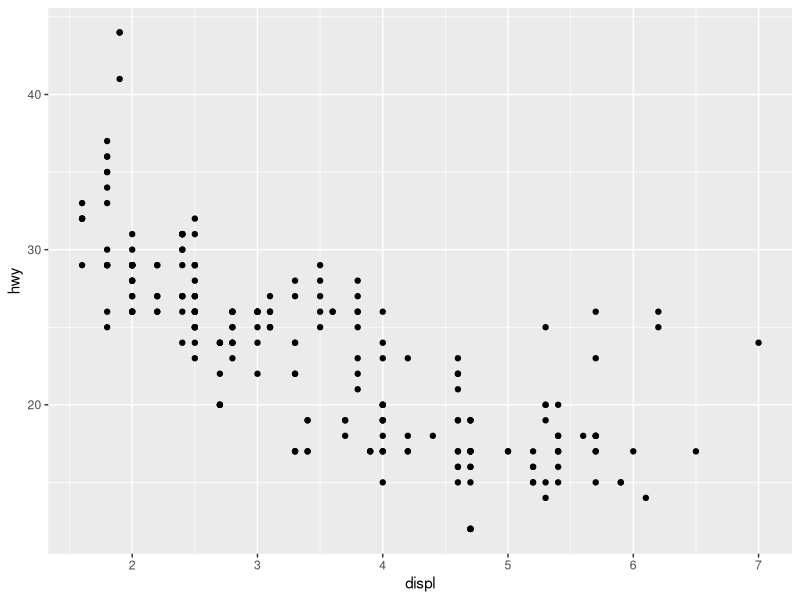
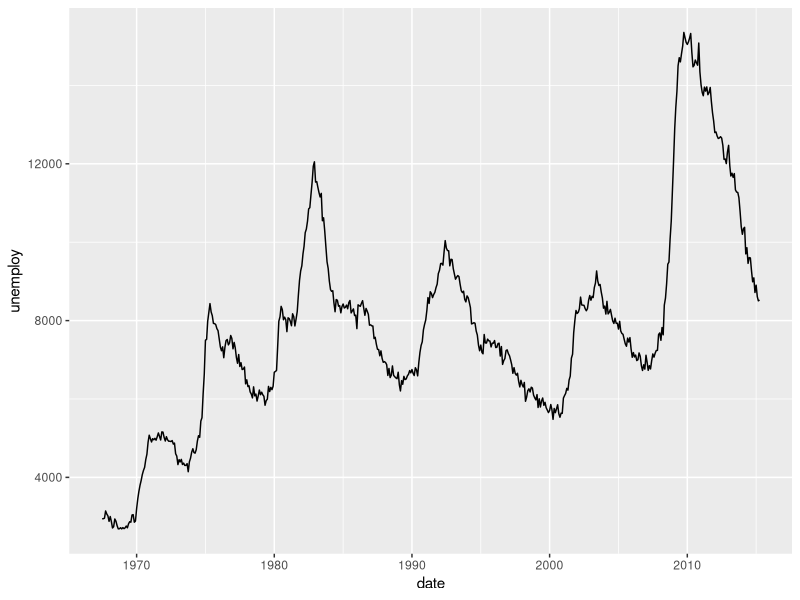
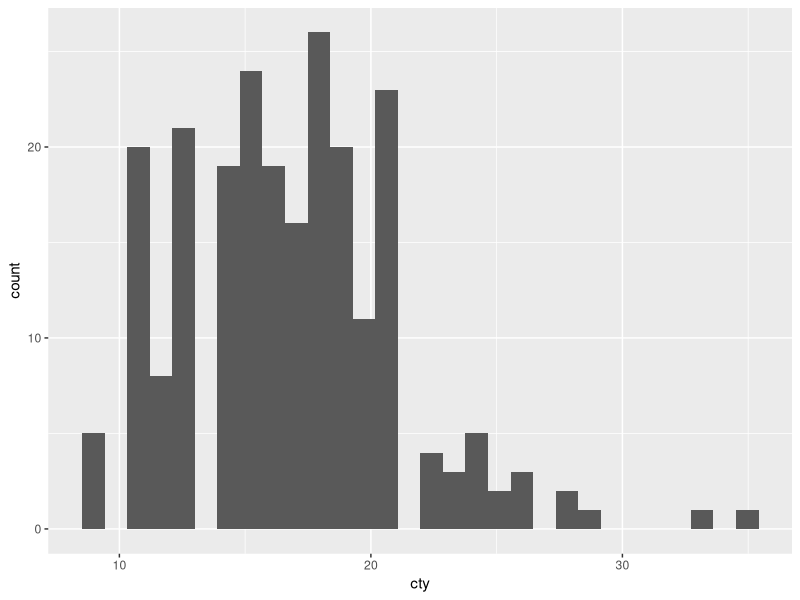
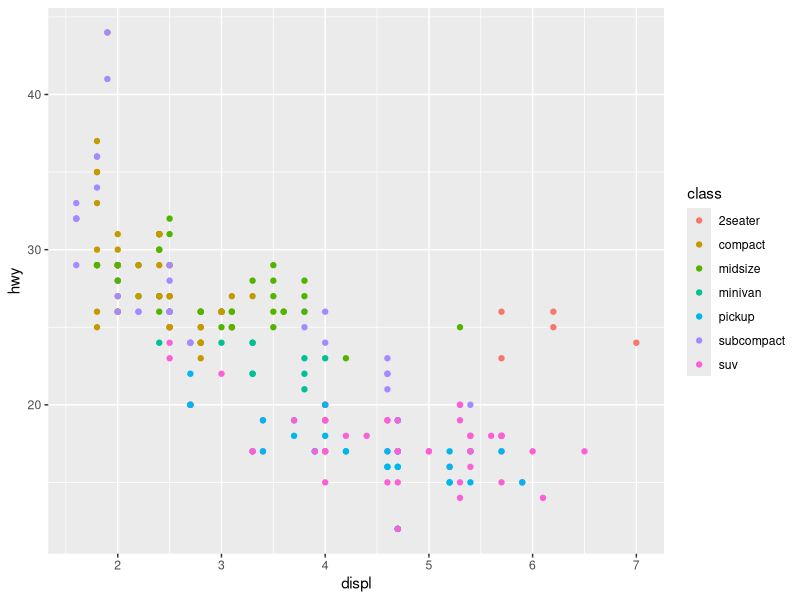
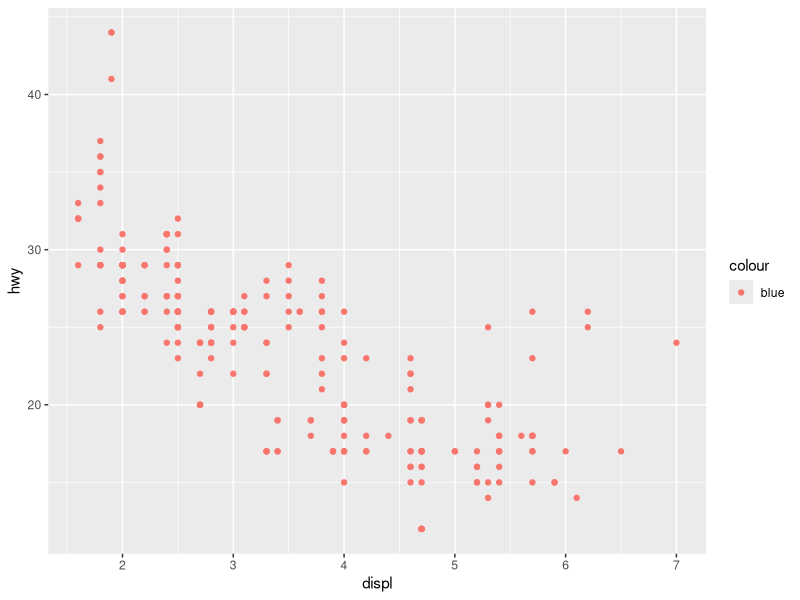
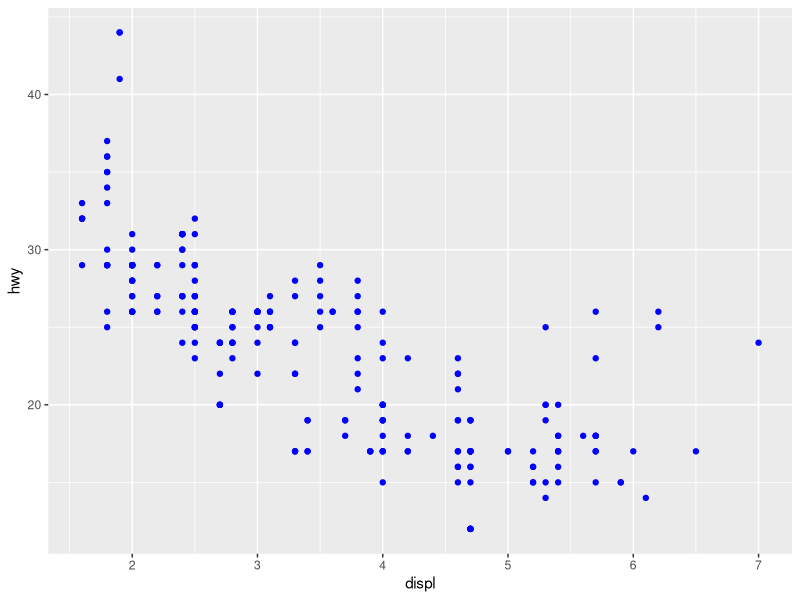
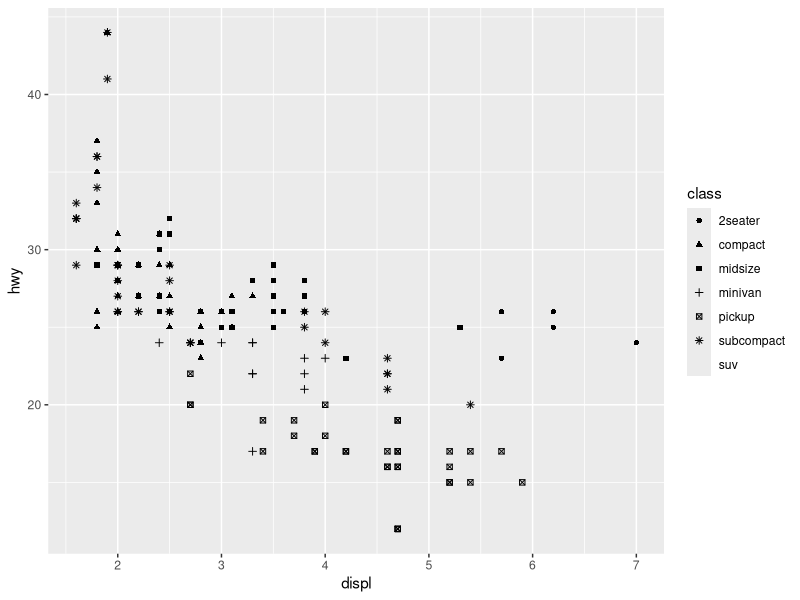
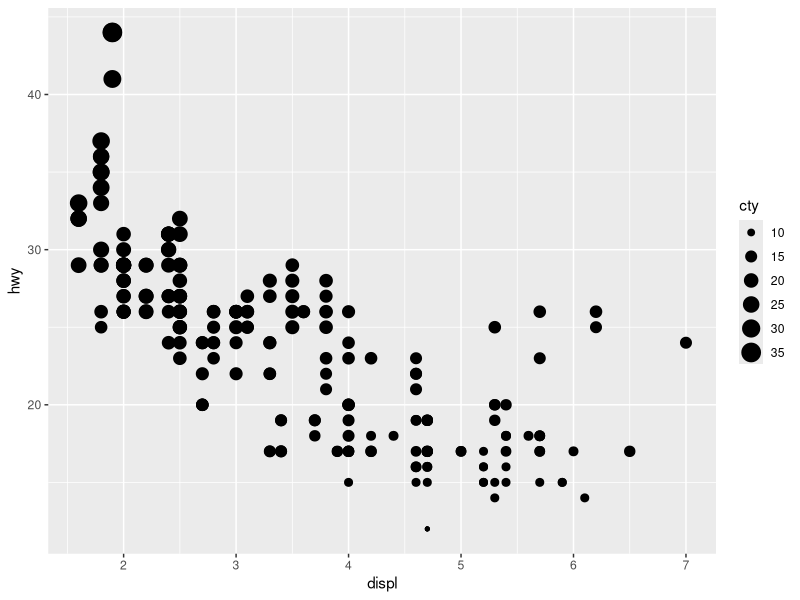

These figures' R source, in order:
##### Environment construction #####

install.packages('tidyverse')

library(tidyverse)

##### Graph types #####
data()
mpg
ggplot(mpg,aes(x=displ,y=hwy)) + 
  geom_point()
ggplot(economics, aes(date, unemploy)) + geom_line()
ggplot(mpg, aes(cty)) + geom_histogram()

##### Color,shape,Size #####
ggplot(mpg, aes(displ, hwy, colour = class)) + 
  geom_point()
ggplot(mpg, aes(displ, hwy)) + geom_point(aes(colour = "blue")) #pinkred
ggplot(mpg, aes(displ, hwy)) + geom_point(colour = "blue") #blue

ggplot(mpg, aes(displ, hwy,shape = class)) + geom_point()
ggplot(mpg, aes(displ, hwy,size = cty)) + geom_point()
ggplot(mpg, aes(displ, hwy,size = cty,colour = class)) + geom_point()

###### Facet #####
ggplot(mpg, aes(displ, hwy)) + 
  geom_point() + 
  facet_wrap(~class)
ggplot(mpg, aes(displ, hwy)) + 
  geom_point() + 
  facet_wrap(~cyl)
ggplot(mpg, aes(displ, hwy)) +
  geom_point() +
  facet_wrap(vars(cyl, drv))

##### Geom Plot #####
ggplot(mpg, aes(displ, hwy)) + 
  geom_point() + 
  geom_smooth()
ggplot(mpg, aes(displ, hwy)) + 
  geom_point() + 
  geom_smooth(se = F)
ggplot(mpg, aes(displ, hwy)) + 
  geom_point() + 
  geom_smooth(span = 0.2)

library(mgcv)
ggplot(mpg, aes(displ, hwy)) + 
  geom_point() + 
  geom_smooth(method = "gam", formula = y ~ s(x))
ggplot(mpg, aes(displ, hwy)) + 
  geom_point() + 
  geom_smooth(method = "gam", formula = y ~ s(x,bs = 'cs')) # for large data
ggplot(mpg, aes(displ, hwy)) + 
  geom_point() + 
  geom_smooth(method = "lm")
library(MASS)
ggplot(mpg, aes(displ, hwy)) + 
  geom_point() + 
  geom_smooth(method = "rlm") # robust,ignore outlier

